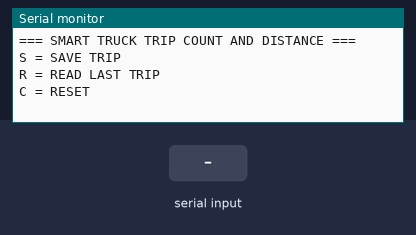
This sketch was run on a simulated Arduino Uno, built for the host (arithmetic inside an expression is 32-bit, double 64-bit). Shown: the last lines printed to the serial monitor. Inputs (shaded band) come from the test bench. EEPROM starts erased.

Above: at 1.2 s.
1.3 s: "S" received over Serial
At 2.4 s:
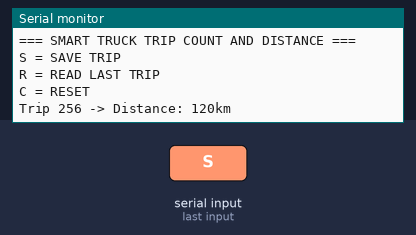
2.8 s: "C" received over Serial
At 3.5 s:
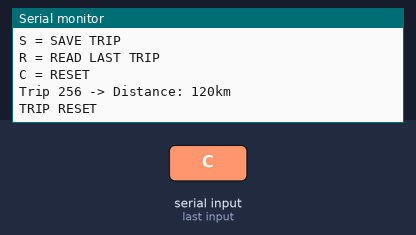

The sketch:

main.ino
```cpp
#include <Arduino.h>
#include <EEPROM.h>

const int EEPROM_SIZE = 32;
int tripCount = 0;

void setup() {
  Serial.begin(9600);
  EEPROM.begin(EEPROM_SIZE);

  Serial.println("=== SMART TRUCK TRIP COUNT AND DISTANCE ===");
  Serial.println("S = SAVE TRIP");
  Serial.println("R = READ LAST TRIP");
  Serial.println("C = RESET");

  tripCount = EEPROM.read(0);
}

void loop() {
  if (Serial.available() > 0) {
    char input = Serial.read();

    // ===== SAVE =====
    if (input == 'S') {
      tripCount++;

      int distance = 120;

      EEPROM.write(0, tripCount);
      EEPROM.write(1, distance);
      EEPROM.commit();

      Serial.print("Trip ");
      Serial.print(tripCount);
      Serial.print(" -> Distance: ");
      Serial.print(distance);
      Serial.println("km");
    }

    // ===== READ =====
    else if (input == 'R') {
      int savedTrip = EEPROM.read(0);
      int distance = EEPROM.read(1);

      Serial.print("Trip ");
      Serial.print(savedTrip);
      Serial.print(" -> Distance: ");
      Serial.print(distance);
      Serial.println("km");
    }

    // ===== RESET =====
    else if (input == 'C') {
      tripCount = 0;

      EEPROM.write(0, 0);
      EEPROM.write(1, 0);
      EEPROM.commit();

      Serial.println("TRIP RESET");
    }
  }
}
```

Measured:
- after the input at 1.3 s, the serial monitor: prints a new line at once (image 1)
- after the input at 2.8 s, the serial monitor: prints a new line at once (image 2)
